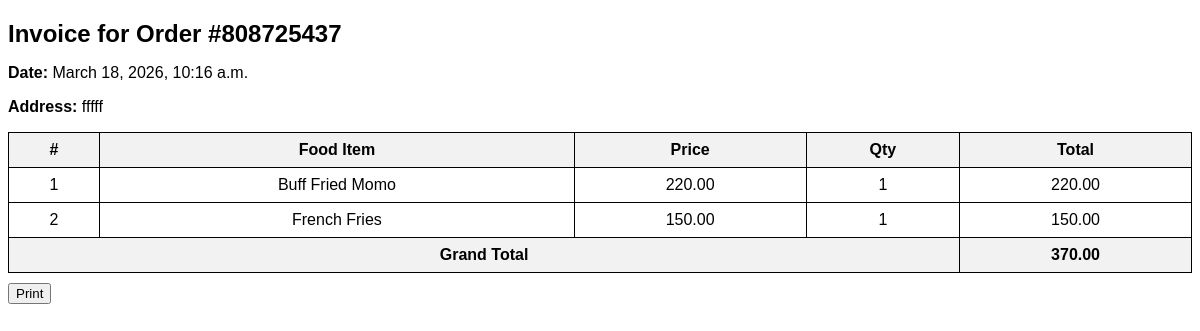
Screenshot of /api/invoices/808725437/ with the database file from the repository.
### api/models.py (models this page shows, shortened)
class OrderAddress(models.Model):
    user = models.ForeignKey(User, on_delete=models.CASCADE)
    order_number = models.CharField(max_length=100, unique=True)
    address = models.TextField()
    order_time = models.DateTimeField(auto_now_add=True)
    order_final_status = models.CharField(max_length=50,null=True,blank=True)

class Food(models.Model):
    category = models.ForeignKey(Category, on_delete=models.CASCADE)
    item_name = models.CharField(max_length=50)
    item_price = models.DecimalField(max_digits=10, decimal_places=2)
    item_description = models.TextField(max_length=500, null=True, blank=True)
    image = models.ImageField(upload_to='food_images/')
    item_quantity = models.CharField(max_length=50)
    is_available = models.BooleanField(default=True)

### api/views.py (the view)
# urls.py: path('invoices/<str:order_number>/', generate_invoices, name="generate_invoices"),
def generate_invoices(request, order_number):
    orders = Order.objects.filter(order_number=order_number, is_order_placed=True)
    order_address = OrderAddress.objects.get(order_number=order_number)
    grand_total = 0
    order_data = []
    for i in orders:
        total = i.food.item_price * i.quantity
        grand_total += total
        order_data.append({
            "food": i.food,
            "order_quantity": i.quantity,
            "total_price": total
        })
    context = {
        "order_number": order_number,
        "grand_total": grand_total,
        "address": order_address,
        "order_data": order_data
    }
    return render(request, "invoices.html", context)

### api/templates/invoices.html (shortened to what this page needs)
<!doctype html>
<html lang="en">
  <head>
  </head>
  <body>
    <h2>Invoice for Order #{{order_number}}</h2>
    <p><strong>Date:</strong> {{address.order_time}}</p>
    <p><strong>Address:</strong> {{address.address}}</p>
    <table>
      <thead>
        <tr>
          <th>#</th>
          <th>Food Item</th>
          <th>Price</th>
          <th>Qty</th>
          <th>Total</th>
        </tr>
      </thead>
      <tbody>
        {% for item in order_data %}
        <tr>
          <td>{{ forloop.counter }}</td>
          <td>{{ item.food.item_name }}</td>
          <td>{{ item.food.item_price }}</td>
          <td>{{ item.order_quantity }}</td>
          <td>{{ item.total_price }}</td>
        </tr>
        {% endfor %}
      </tbody>
      <tfoot>
        <tr>
          <th colspan="4">Grand Total</th>
          <th>{{grand_total}}</th>
        </tr>
      </tfoot>
    </table>
      <button onclick="handlePrint()" style="margin-top:10px">
      Print
      </button>
  </body>
</html>

### api/templates/invoices.html (style rules this page uses)
body { font-family: Arial, Helvetica, sans-serif; }
h2 { margin-bottom: 10px; }
table { width: 100%; border-collapse: collapse; }
th, td { border: 1px solid black; padding: 8px; text-align: center; }
th { background: #f2f2f2; }

### rows the page displays
OrderAddress: order_time "March 18, 2026, 10:16 a.m.", address "fffff"
Food: food.item_name "Buff Fried Momo", food.item_price "220.00", order_quantity "1", total_price "220.00"
Food: food.item_name "French Fries", food.item_price "150.00", order_quantity "1", total_price "150.00"

### other values shown
{{ order_number }} "808725437"
{{ grand_total }} "370.00"
